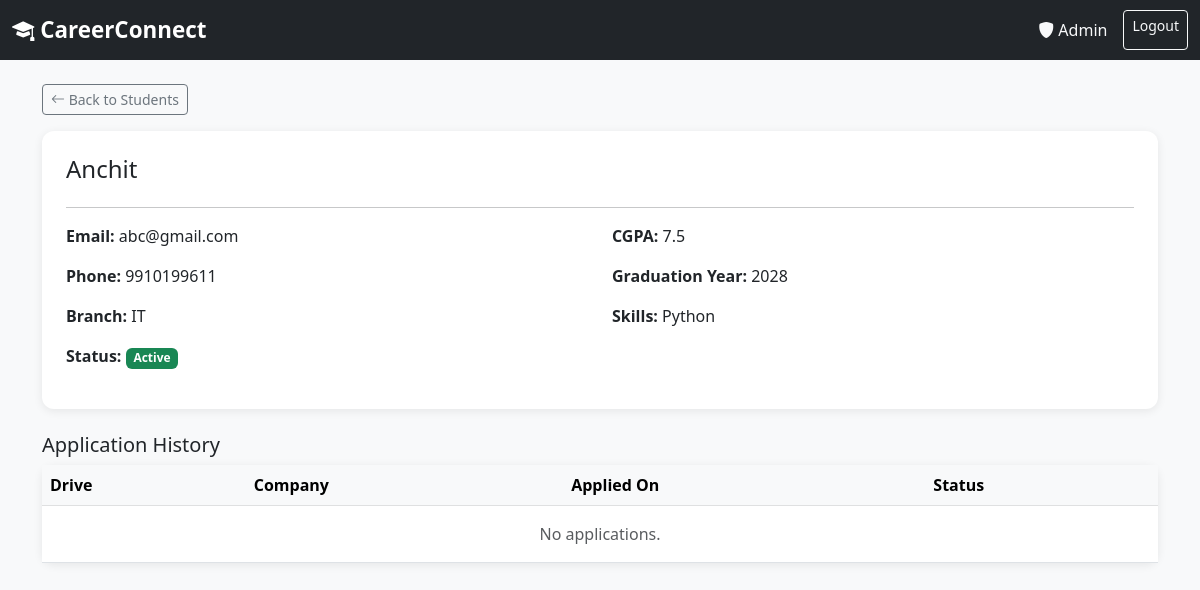
Screenshot of /admin/student/1/view (signed in) with the database file from the repository.
### models.py (models this page shows, shortened)
class Student(UserMixin, db.Model):
    __tablename__ = 'student'
    id = db.Column(db.Integer, primary_key=True)
    name = db.Column(db.String(100), nullable=False)
    email = db.Column(db.String(100), unique=True, nullable=False)
    password_hash = db.Column(db.String(200), nullable=False)
    phone = db.Column(db.String(15))
    cgpa = db.Column(db.Float)
    branch = db.Column(db.String(50))
    graduation_year = db.Column(db.Integer)
    skills = db.Column(db.Text)
    resume_path = db.Column(db.String(300))
    status = db.Column(db.String(20), default='active')
    created_at = db.Column(db.DateTime, default=datetime.utcnow)
    applications = db.relationship('Application', backref='student', lazy=True)

### admin/routes.py (the view)
@admin_bp.route('/student/<int:student_id>/view')
@login_required
@admin_required
def view_student(student_id):
    student = Student.query.get_or_404(student_id)
    applications = Application.query.filter_by(student_id=student_id).all()
    return render_template('admin/view_student.html', student=student, applications=applications)

### admin/routes.py (called while the page is built)
def admin_required(f):
    @wraps(f)
    def decorated_function(*args, **kwargs):
        if not current_user.is_authenticated or current_user.get_role() != 'admin':
            flash('Access denied. Admins only.', 'danger')
            return redirect(url_for('auth.login'))
        return f(*args, **kwargs)
    return decorated_function

### models.py (called while the page is built)
    def get_role(self):
        return 'admin'

### templates/admin/view_student.html (shortened to what this page needs)
{% extends 'base.html' %}
{% block content %}
<div class="container mt-4">
    <a href="{{ url_for('admin.students') }}" class="btn btn-outline-secondary btn-sm mb-3">
        <i class="bi bi-arrow-left"></i> Back to Students
    </a>
    <div class="card p-4 mb-4">
        <h4>{{ student.name }}</h4>
        <hr>
        <div class="row">
            <div class="col-md-6">
                <p><strong>Email:</strong> {{ student.email }}</p>
                <p><strong>Phone:</strong> {{ student.phone or '—' }}</p>
                <p><strong>Branch:</strong> {{ student.branch or '—' }}</p>
            </div>
            <div class="col-md-6">
                <p><strong>CGPA:</strong> {{ student.cgpa or '—' }}</p>
                <p><strong>Graduation Year:</strong> {{ student.graduation_year or '—' }}</p>
                <p><strong>Skills:</strong> {{ student.skills or '—' }}</p>
            </div>
        </div>
        <p><strong>Status:</strong>
            {% if student.status == 'blacklisted' %}
                <span class="badge bg-dark">Blacklisted</span>
            {% else %}
                <span class="badge bg-success">Active</span>
            {% endif %}
        </p>
    </div>
    <h5>Application History</h5>
    <div class="card">
        <div class="card-body p-0">
            <table class="table table-hover mb-0">
                <thead class="table-light">
                    <tr>
                        <th>Drive</th>
                        <th>Company</th>
                        <th>Applied On</th>
                        <th>Status</th>
                    </tr>
                </thead>
                <tbody>
                    {% for app in applications %}
                    <tr>
                        <td>{{ app.drive.job_title }}</td>
                        <td>{{ app.drive.company.name }}</td>
                        <td>{{ app.applied_on.strftime('%d %b %Y') }}</td>
                        <td><span class="badge bg-secondary">{{ app.status }}</span></td>
                    </tr>
                    {% else %}
                    <tr>
                        <td colspan="4" class="text-center text-muted py-3">No applications.</td>
                    </tr>
                    {% endfor %}
                </tbody>
            </table>
        </div>
    </div>
</div>
{% endblock %}

### templates/base.html (style rules this page uses)
body { background-color: #f8f9fa; }
.card { border: none; border-radius: 12px; box-shadow: 0 2px 10px rgba(0,0,0,0.08); }

### rows the page displays
Student: name "Anchit", email "abc@gmail.com", phone "9910199611", branch "IT", cgpa "7.5", graduation_year "2028", skills "Python"
